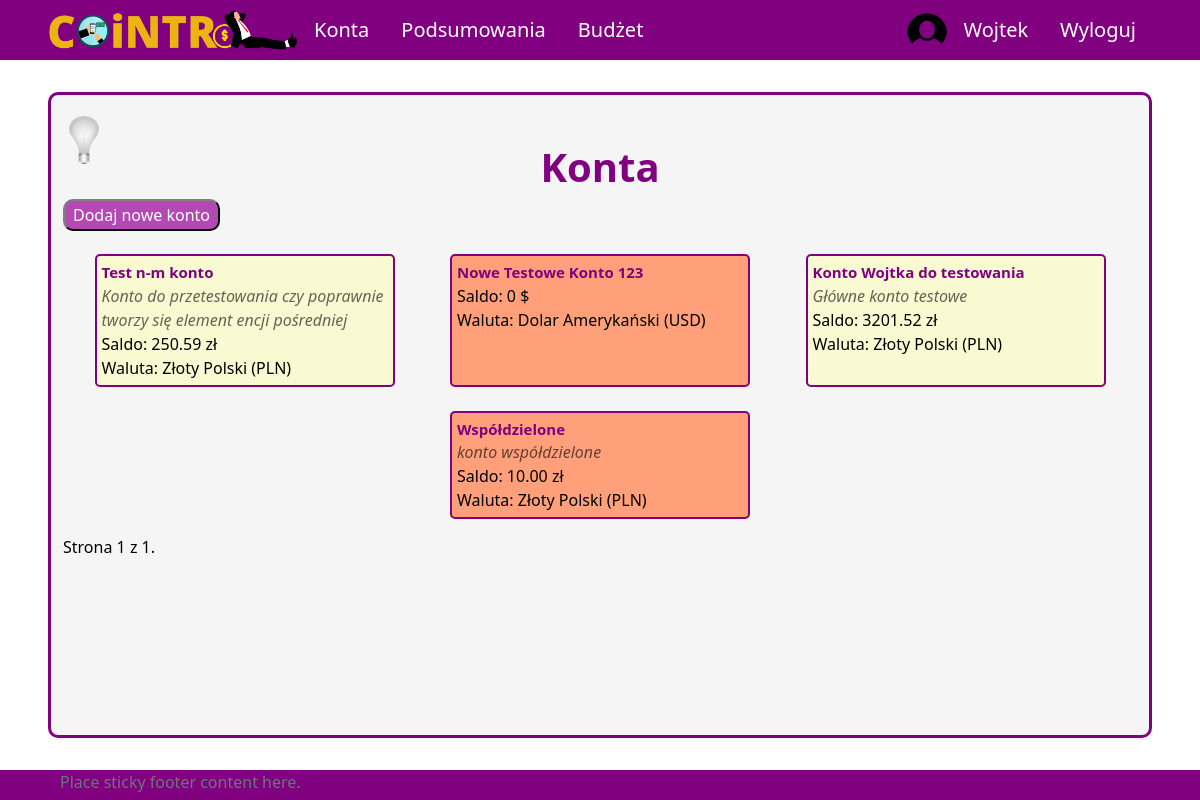
Screenshot of /all-accounts (signed in) with the database file from the repository.
### aplication/models.py (models this page shows, shortened)
class Account(models.Model):
    owner = models.ForeignKey(Profile, null=True, blank=True, on_delete=models.CASCADE)
    name = models.CharField(max_length=30)
    currency = models.ForeignKey(Currency, on_delete=models.SET_NULL, null=True)
    is_shared = models.BooleanField(default=False)
    description = models.CharField(max_length=100, null=True, blank=True)
    id = models.UUIDField(default=uuid.uuid4, unique=True, primary_key=True, editable=False)
    def __str__(self):
        return self.name
    def print_description(self):
        if self.description!=None:
            return self.description
        else:
            return ""

### UsersApp/models.py (models this page shows)
class Currency(models.Model):
    name = models.CharField(max_length=100)
    access_name = models.CharField(max_length=20) #access_name nazwa aby zdobyć kurs walut
    sign = models.CharField(max_length=5) #znak waluty
    id = models.UUIDField(default=uuid.uuid4, unique=True,
                            primary_key=True, editable=False)
    def __str__(self):
        return "{}".format(self.name)

### aplication/views/account_views.py (the view)
# urls.py: path('all-accounts', allAccounts, name='all-accounts'),
@login_required(login_url='login')
def allAccounts(request):
    user_accounts = User_Account.objects.filter(id_user = request.user.profile.id)
    accounts = []
    accountAndSum = []
    for ua in user_accounts:
        accounts.append(Account.objects.get(id=ua.id_account.id))
    for account in accounts:
        transactions = Transaction.objects.filter(id_account=account)
        updateTransactions(transactions)
        transactions = Transaction.objects.filter(id_account=account).filter(repeat=None)
        transactions = setCurrency(transactions, account.currency)
        accountAndSum.append((account, sum(tr.converted_amount for tr in transactions)))
    paginator = Paginator(accountAndSum, 6)
    page_number = request.GET.get('page')
    page_obj = paginator.get_page(page_number)
    context = {'page_obj': page_obj}
    return render(request, 'application/account/all-accounts.html', context)

### aplication/services.py (called while the page is built, shortened)
def setCurrency(all_transactions, currency):
    for tr in all_transactions:
        if currency.access_name != tr.currency.access_name:
            tr.converted_amount = round(c.convert(tr.amount, tr.currency.access_name, currency.access_name, date=tr.transaction_date), 2)
    return all_transactions

def updateTransactions(all_transactions):
    today = date.today()
    repeating = all_transactions.filter(~Q(repeat=None))

### templates/application/account/all-accounts.html (shortened to what this page needs)
{% extends 'application/base.html' %}
{% block content %}
    <div class="title">
        <h1>Konta</h1>
    </div>
    <a href="{% url 'create-account' %}">
        <button class="button">Dodaj nowe konto</button>
    </a>
    <div class="content tiles" id="all-accounts">
        {% for acc, sum in page_obj %}
            <div class="account">
                <a class="account-link" href={% url 'account' pk=acc.id %}>
                <span class="name">{{ acc }}</span>
                <span class="account-description">{{ acc.print_description }}</span>
                <span class="balance">Saldo: {{ sum }} {{acc.currency.sign}}</span>
                <span class="balance">Waluta: {{ acc.currency }}</span>
                </a>
            </div>
        {% endfor %}
    </div>
        <span class="current">
            Strona {{ page_obj.number }} z {{ page_obj.paginator.num_pages }}.
        </span>
{% endblock %}

### templates/application/base.html (shortened to what this page needs)
{%load static%}
<!DOCTYPE html>
<html lang="pl">
<head>
    <link href="https://cdn.jsdelivr.net/npm/bootstrap@5.2.2/dist/css/bootstrap.min.css" rel="stylesheet">
    <link rel="stylesheet" type="text/css" href="{% static 'css/style.css' %}">
</head>
<body onload="checkColorMode()">
    <nav class="nav">
        {% if user.is_authenticated %}
        <ul class="nav justify-content-start">
            <li class="nav-item"><a id="logo-link" class="nav-link" href="{% url 'home' %}">
                <img onmouseover="logoHover()" onmouseout="logoOut()" id="app-logo" src="{% static 'images/logo.png' %}">
            </a>
            <li class="nav-item"><a class="nav-link" href="{% url 'all-accounts' %}">Konta</a></li>
            <li class="nav-item"><a class="nav-link" href="{% url 'summary' %}">Podsumowania</a></li>
            <li class="nav-item"><a class="nav-link" href="{% url 'budget' %}">Budżet</a></li>
        </ul>
        <ul class="nav justify-content-end">
            <img src="{% static 'images/circle_user_image.png' %}", style="border-radius: 50%; width: 40px;">
            <li class="nav-item"><a class="nav-link" href="{% url 'profile' %}">{{ user.username }}</a></li>
            <li class="nav-item"><a class="nav-link" href="{% url 'logout' %}">Wyloguj</a></li>
        </ul>
        {% endif %}
    </nav>
    <div id = "site-content">
        <button onclick="darkMode()" id="dark-mode-button"><img id="light-bulb" src="{% static 'images/bulb_off.png' %}" /></button>
        {% block content %}
        {% endblock %}
    </div>
    <footer class="footer">
        <div class="container">
            <span class="text-muted">Place sticky footer content here.</span>
        </div>
    </footer>
</body>
</html>

### aplication/static/css/style.css (style rules this page uses)
body { background-color: white; color: black; }
a.nav-link { color: white; font-size: 20px; }
ul.nav { align-items: center; }
nav.nav { height: 60px; background-color: purple; justify-content: space-between; padding-left: 4vw; padding-right: 4vw; }
#logo-link { padding: 0; }
#app-logo { width: 250px; }
#site-content { min-height: calc(100vh - 60px - 8vh - 30px); margin-top: 4vh; margin-bottom: 4vh; margin-left: 4vw; margin-right: 4vw; padding-left: 1vw; padding-right: 1vw; padding-top: 1vh; padding-bottom: 1vh; border: 3px solid purple; border-radius: 10px; background-color: whitesmoke; position: relative; }
#dark-mode-button { position: absolute; top: 20px; }
#dark-mode-button > img { width: 30px; }
div.title { padding-top: 5vh; display: flex; align-items: center; flex-direction: column; }
div.title h1 { color: purple; font-size: 40px; font-weight: bold; }
div.content { margin-top: 15px; }
div.tiles { display: flex; flex-wrap: wrap; justify-content: space-evenly; }
div.account { margin-top: 1vh; margin-bottom: 2vh; margin-left: 2vw; margin-right: 2vw; padding: 5px; border: 2px solid purple; border-radius: 5px; background-color: lightgoldenrodyellow; width: 300px; }
div.account:nth-child(even) { background-color: lightsalmon; }
a.account-link { width: 100%; display: flex; flex-direction: column; text-decoration: none; color: black; }
a.account-link > span.name { font-weight: bold; font-size: 15px; color: purple; }
a.account-link > span.account-description { font-style: italic; color: rgba(0, 0, 0, 0.6); }
.button { background-color: rgba(163, 31, 163, 0.8); color: white; padding: 2px 8px; border: 2px solid; border-radius: 10px; border-color: grey black black grey; text-decoration: none; }
footer { height: 30px; background-color: purple; justify-content: space-between; padding-left: 4vw; padding-right: 4vw; }
button { background-color: rgba(0, 0, 0, 0); border: none; }

### rows the page displays
Account: name "Test n-m konto", print_description "Konto do przetestowania czy poprawnie tworzy się element encji pośredniej", sum "250.59", currency.sign "zł", currency "Złoty Polski (PLN)"
Account: name "Nowe Testowe Konto 123", is_shared "0", currency.sign "$", currency "Dolar Amerykański (USD)"
Account: name "Konto Wojtka do testowania", print_description "Główne konto testowe", sum "3201.52", currency.sign "zł", currency "Złoty Polski (PLN)"
Account: name "Współdzielone", print_description "konto współdzielone", sum "10.00", currency.sign "zł", currency "Złoty Polski (PLN)"

### other values shown
{{ user.username }} "Wojtek"
{{ page_obj.number }} "1"
{{ page_obj.paginator.num_pages }} "1"
